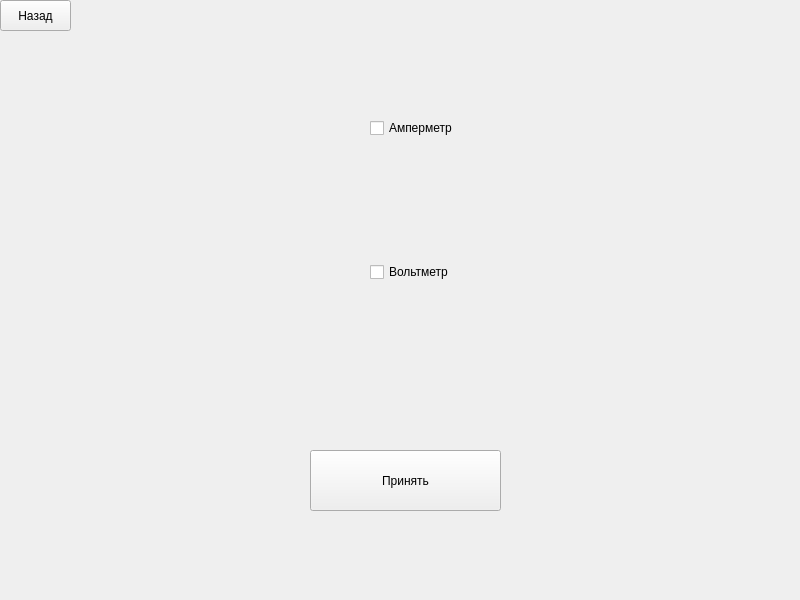
<?xml version="1.0" encoding="UTF-8"?>
<ui version="4.0">
 <class>electrical</class>
 <widget class="QWidget" name="electrical">
  <property name="geometry">
   <rect>
    <x>0</x>
    <y>0</y>
    <width>800</width>
    <height>600</height>
   </rect>
  </property>
  <property name="windowTitle">
   <string>Electrical</string>
  </property>
  <widget class="QWidget" name="gridLayoutWidget">
   <property name="geometry">
    <rect>
     <x>70</x>
     <y>0</y>
     <width>731</width>
     <height>401</height>
    </rect>
   </property>
   <layout class="QGridLayout" name="elec_sens_layout">
    <property name="leftMargin">
     <number>300</number>
    </property>
    <item row="0" column="0">
     <widget class="QCheckBox" name="amperm_btn">
      <property name="text">
       <string>Амперметр</string>
      </property>
     </widget>
    </item>
    <item row="1" column="0">
     <widget class="QCheckBox" name="voltm_btn">
      <property name="text">
       <string>Вольтметр</string>
      </property>
     </widget>
    </item>
   </layout>
  </widget>
  <widget class="QPushButton" name="back_button">
   <property name="geometry">
    <rect>
     <x>0</x>
     <y>0</y>
     <width>71</width>
     <height>31</height>
    </rect>
   </property>
   <property name="text">
    <string>Назад</string>
   </property>
  </widget>
  <widget class="QPushButton" name="submit">
   <property name="geometry">
    <rect>
     <x>310</x>
     <y>450</y>
     <width>191</width>
     <height>61</height>
    </rect>
   </property>
   <property name="text">
    <string>Принять</string>
   </property>
  </widget>
 </widget>
 <resources/>
 <connections/>
</ui>
